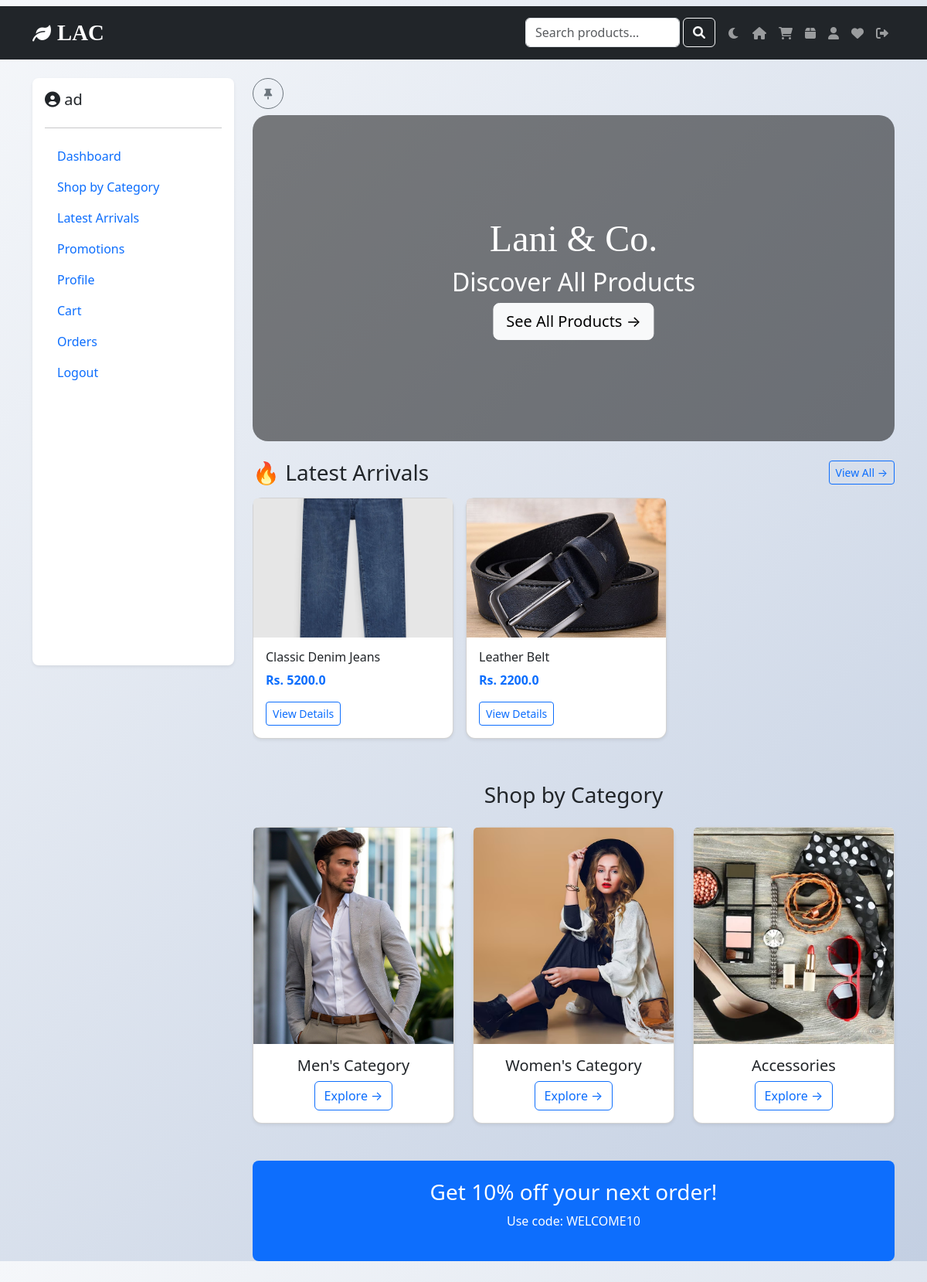
The app's page / (signed in) with its own data.
### shop/models.py (models this page shows, shortened)
class Product(models.Model):
    name = models.CharField(max_length=100)
    price = models.FloatField()
    category = models.ForeignKey(Category, on_delete=models.CASCADE)
    description = models.TextField(blank=True)
    image_filename = models.CharField(max_length=200, blank=True, null=True)
    is_latest = models.BooleanField(default=False)

class Category(models.Model):
    name = models.CharField(max_length=100)
    slug = models.SlugField(unique=True, blank=False, null=False)
    image = models.ImageField(upload_to='categories/', blank=True, null=True)

### myapp/views.py (the view)
# urls.py: 2. Add a URL to urlpatterns:  path('', views.home, name='home')
@never_cache
def home(request):
    categories = Category.objects.all()
    latest_products = Product.objects.filter(is_latest=True)[:6]
    search_query = request.GET.get('q', '')
    search_results = None
    if search_query:
        search_results = Product.objects.filter(name__icontains=search_query)
    show_banner = request.session.pop('show_welcome_banner', False)
    is_new_user = request.session.pop('new_registration', False)
    favorited_ids = []
    if request.user.is_authenticated:
        favorited_ids = request.user.favorite_set.values_list('product_id', flat=True)
    return render(request, 'home.html', {
        'categories': categories,
        'latest_products': latest_products,
        'search_query': search_query,
        'search_results': search_results,
        'show_banner': show_banner,
        'is_new_user': is_new_user,
        'favorited_ids': favorited_ids,
    })

### shop/templates/home.html (shortened to what this page needs)
{% extends 'base.html' %}
{% load static %}
{% load humanize %}
{% block content %}
{% if not user.is_authenticated %}
{% block footer %}{% endblock %}
<div class="hero-video-wrapper" style="position: relative;">
    <video autoplay muted loop playsinline style="width: 100%; height: auto; min-height: 400px; object-fit: cover;">
        <source src="{% static 'videos/hero-video.mp4' %}" type="video/mp4">
    </video>
    <div style="position: absolute; top:0; left:0; width:100%; height:100%; background: rgba(0,0,0,0.5);"></div>
    <div style="position: absolute; top:50%; left:50%; transform: translate(-50%,-50%); text-align: center; color: white;">
        <h1 style="font-family: 'Cursive', 'Brush Script MT', cursive; font-size: 3rem;">Lani & Co.</h1>
        <p>Jeans, Shoes, Accessories & T‑Shirts for Men & Women</p>
        <a href="{% url 'register' %}" class="btn btn-light btn-lg">Shop Now →</a>
    </div>
</div>
<div class="bg-primary text-white text-center py-4 mt-4">
    <h3>Get 10% off your first order</h3>
    <p>Sign up today and enjoy exclusive discounts on all items.</p>
    <a href="{% url 'register' %}" class="btn btn-light btn-lg">Register Now</a>
</div>
<div class="container-fluid px-0 my-5">
    <div class="row bg-light p-4 shadow-sm" style="margin-left: 0; margin-right: 0;">
        <div class="col-md-6">
            <h4>About Lani & Co.</h4>
            <p><i class="fas fa-map-marker-alt"></i> 123 Fashion Street, Colombo, Sri Lanka</p>
            <p><i class="fas fa-phone"></i> +94 11 234 5678</p>
            <p><i class="fas fa-envelope"></i> hello@lani.lk</p>
            <p><strong>Certified</strong> <i class="fas fa-certificate text-success"></i> Organic Cotton, Fair Trade</p>
            <p><strong>Est. 2025</strong> – Premium quality fabrics</p>
            <p>✨ Specialising in sustainable, stylish clothing for all.</p>
        </div>
        <div class="col-md-6 text-md-end">
            <p>&copy; 2025 Lani & Co. - Premium Fabrics</p>
            <p>All rights reserved.</p>
        </div>
    </div>
</div>
<script>
    if (window.location.hash) history.replaceState(null, null, window.location.pathname);
    if ('scrollRestoration' in history) history.scrollRestoration = 'manual';
    window.scrollTo(0, 0);
    window.addEventListener('load', () => window.scrollTo(0, 0));
</script>
{% else %}
<div class="row" id="mainRow">
    <div class="col-lg-3" id="sidebarCol">
        <div class="sticky-sidebar bg-white p-3 rounded-3 shadow-sm">
            <div class="d-flex justify-content-between align-items-center">
                <h5><i class="fas fa-user-circle"></i> {{ user.username }}</h5>
            </div>
            <hr>
            <ul class="nav flex-column">
                <li class="nav-item"><a class="nav-link" href="#welcome">Dashboard</a></li>
                <li class="nav-item"><a class="nav-link" href="#categories">Shop by Category</a></li>
                <li class="nav-item"><a class="nav-link" href="{% url 'latest_products' %}">Latest Arrivals</a></li>
                <li class="nav-item"><a class="nav-link" href="#promo">Promotions</a></li>
                <li class="nav-item"><a class="nav-link" href="{% url 'profile' %}">Profile</a></li>
                <li class="nav-item"><a class="nav-link" href="#">Cart</a></li>
                <li class="nav-item"><a class="nav-link" href="#">Orders</a></li>
                <li class="nav-item"><a class="nav-link" href="{% url 'logout' %}">Logout</a></li>
            </ul>
        </div>
    </div>
    <div class="col-lg-9" id="mainCol">
        <div class="d-flex justify-content-start mb-2">
            <button id="pinSidebarBtn" class="btn btn-sm btn-outline-secondary rounded-circle" style="width: 40px; height: 40px;">
                <i class="fas fa-thumbtack"></i>
            </button>
        </div>
        {% if search_query %}
        <div class="mb-5">
            <h3 class="mb-3">Search results for "{{ search_query }}"</h3>
            {% if search_results %}
            <div class="row g-4">
                {% for product in search_results %}
                <div class="col-md-3">
                    <div class="card h-100 shadow-sm">
                        {% if product.image_filename %}
                            <img src="{% static 'images/products/'|add:product.image_filename %}" class="card-img-top" style="height: 180px; object-fit: cover;">
                        {% elif product.image %}
                            <img src="{{ product.image.url }}" class="card-img-top" style="height: 180px; object-fit: cover;">
                        {% else %}
                            <img src="https://via.placeholder.com/260x180" class="card-img-top">
                        {% endif %}
                        <div class="card-body">
                            <h6>{{ product.name|truncatechars:30 }}</h6>
                            <p class="text-primary fw-bold">Rs. {{ product.price }}</p>
                            <a href="{% url 'product_detail' product.id %}" class="btn btn-sm btn-outline-primary">View Details</a>
                        </div>
                    </div>
                </div>
                {% endfor %}
            </div>
            {% else %}
            <p class="text-muted">No products found matching your search.</p>
            {% endif %}
        </div>
        {% else %}
        <div class="hero-video-wrapper mb-4" style="position: relative; border-radius: 20px; overflow: hidden;">
            <video autoplay muted loop playsinline style="width: 100%; min-height: 300px; object-fit: cover;">
                <source src="{% static 'videos/hero-video.mp4' %}" type="video/mp4">
            </video>
            <div class="hero-overlay" style="position:absolute; top:0; left:0; width:100%; height:100%; background: rgba(0,0,0,0.5);"></div>
            <div class="hero-content" style="position:absolute; top:50%; left:50%; transform: translate(-50%,-50%); text-align:center; color:white;">
                <h1 style="font-family: 'Cursive', 'Brush Script MT', cursive; font-size: 3rem;">Lani & Co.</h1>
                <h2>Discover All Products</h2>
                <a href="{% url 'all_products' %}" class="btn btn-light btn-lg">See All Products →</a>
            </div>
        </div>
        <div class="mb-5">
            <div class="d-flex justify-content-between align-items-center mb-3">
                <h3 class="mb-0">🔥 Latest Arrivals</h3>
                <a href="{% url 'latest_products' %}" class="btn btn-sm btn-outline-primary">View All →</a>   </div>
            <div class="scrollable-cards d-flex gap-3 overflow-auto pb-2">
                {% for product in latest_products %}
                <div class="card shadow-sm" style="min-width: 260px;">
                    {% if product.image_filename %}
                        <img src="{% static 'images/products/'|add:product.image_filename %}" class="card-img-top" style="height: 180px; object-fit: cover;">
                    {% elif product.image %}
                        <img src="{{ product.image.url }}" class="card-img-top" style="height: 180px; object-fit: cover;">
                    {% else %}
                        <img src="https://via.placeholder.com/260x180" class="card-img-top">
                    {% endif %}
                    <div class="card-body">
                        <h6>{{ product.name|truncatechars:30 }}</h6>
                        <p class="text-primary fw-bold">Rs. {{ product.price }}</p>
                        <a href="{% url 'product_detail' product.id %}" class="btn btn-sm btn-outline-primary">View Details</a>
                    </div>
                </div>
                {% empty %}
                <p class="text-muted">No products yet. Add some via admin.</p>
                {% endfor %}
            </div>
        </div>
        <div id="categories" class="mb-5">
            <h3 class="text-center mb-4">Shop by Category</h3>
            <div class="row g-4">
                {% for category in categories %}
                <div class="col-md-6 col-lg-4">
                    <div class="card h-100 shadow-sm">
                        <img src="{% static 'images/categories/'|add:category.slug|add:'.jpg' %}" class="card-img-top" alt="{{ category.name }}" style="height: 280px; object-fit: cover;" onerror="this.src='https://via.placeholder.com/400x280?text={{ category.name }}'">
                        <div class="card-body text-center">
                            <h5>{{ category.name }}</h5>
                            <a href="{% url 'category_products' category.slug %}" class="btn btn-outline-primary">Explore →</a>
                        </div>
                    </div>
                </div>
                {% endfor %}
            </div>
        </div>
        <div id="promo" class="bg-primary text-white text-center py-4 rounded-3 call-to-action">
            <div class="container">
                <h3>Get 10% off your next order!</h3>
                <p>Use code: WELCOME10</p>
            </div>
        </div>
        {% endif %}
    </div>
</div>
{% endif %}
{% endblock %}

### shop/templates/base.html (style rules this page uses)
body { background: linear-gradient(135deg, #f5f7fa 0%, #c3cfe2 100%); min-height: 100vh; transition: background 0.3s, color 0.3s; }
.card { border-radius: 12px; }
.btn { position: relative; overflow: hidden; transition: background 0.3s, transform 0.2s; }
.sticky-sidebar { position: sticky; top: 20px; height: calc(100vh - 40px); overflow-y: auto; background-color: white; borderRadius: 12px; }
.scrollable-cards { overflow-x: auto; flex-wrap: nowrap; scrollbar-width: thin; padding-bottom: 0.5rem; }
.scrollable-cards .card { flex: 0 0 auto; width: 260px; }

### records on screen
Product: image_filename (picture), name "Classic Denim Jeans", price "5200.0"
Product: image_filename (picture), name "Leather Belt", price "2200.0"
Category: shows a picture, name "Men's Category"
Category: slug (picture), name "Women's Category"
Category: slug (picture), name "Accessories"

### other values on screen
{{ user.username }} "ad"
